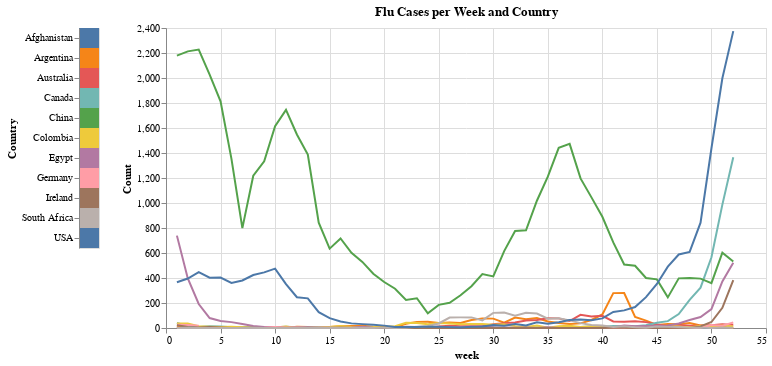

The code cell stored with this chart in its notebook:
### Code cell
# bonus 
# add selection 
selection = alt.selection_multi(fields=['Country'])
color = alt.condition(selection, alt.Color('Country:N', legend=None), alt.value('lightgray'))

# make a checkbox 
make_selector = alt.Chart(
    pd.DataFrame({'Country': country_names})
).mark_rect().encode(y='Country', color=color).add_selection(selection)

# make the line chart 
line_chart = alt.Chart(
    flunet_long
    ).mark_line().encode(
                         x='week', 
                         y='Count', 
                         color=color,
                         tooltip=['Country', 'week', 'Count']
                        ).transform_filter(selection).properties(
    title='Flu Cases per Week and Country',
    width=600
)

# combine plots 
make_selector | line_chart
# shift click to make multiple selection!!!

### Figure 1 — Vega-Lite specification as saved in the notebook (floating-point values rounded to 4 significant figures; data arrays with more than 128 entries replaced by an {"elided": "..."} marker saying what was removed)
{"config": {"view": {"continuousWidth": 400, "continuousHeight": 300}}, "hconcat": [{"data": {"name": "data-5a3a51b4df2d68350231b5a7459b03c9"}, "mark": "rect", "encoding": {"color": {"condition": {"type": "nominal", "field": "Country", "legend": null, "selection": "selector001"}, "value": "lightgray"}, "y": {"type": "nominal", "field": "Country"}}, "selection": {"selector001": {"type": "multi", "fields": ["Country"]}}}, {"data": {"name": "data-aedadeb5367975b47d0492fbc3c724ee"}, "mark": "line", "encoding": {"color": {"condition": {"type": "nominal", "field": "Country", "legend": null, "selection": "selector001"}, "value": "lightgray"}, "tooltip": [{"type": "nominal", "field": "Country"}, {"type": "quantitative", "field": "week"}, {"type": "quantitative", "field": "Count"}], "x": {"type": "quantitative", "field": "week"}, "y": {"type": "quantitative", "field": "Count"}}, "title": "Flu Cases per Week and Country", "transform": [{"filter": {"selection": "selector001"}}], "width": 600}], "$schema": "https://vega.github.io/schema/vega-lite/v4.8.1.json", "datasets": {"data-5a3a51b4df2d68350231b5a7459b03c9": [{"Country": "Afghanistan"}, {"Country": "Argentina"}, {"Country": "Australia"}, {"Country": "Canada"}, {"Country": "China"}, {"Country": "Colombia"}, {"Country": "Egypt"}, {"Country": "Germany"}, {"Country": "Ireland"}, {"Country": "South Africa"}, {"Country": "USA"}], "data-aedadeb5367975b47d0492fbc3c724ee": {"elided": "572 records"}}}
